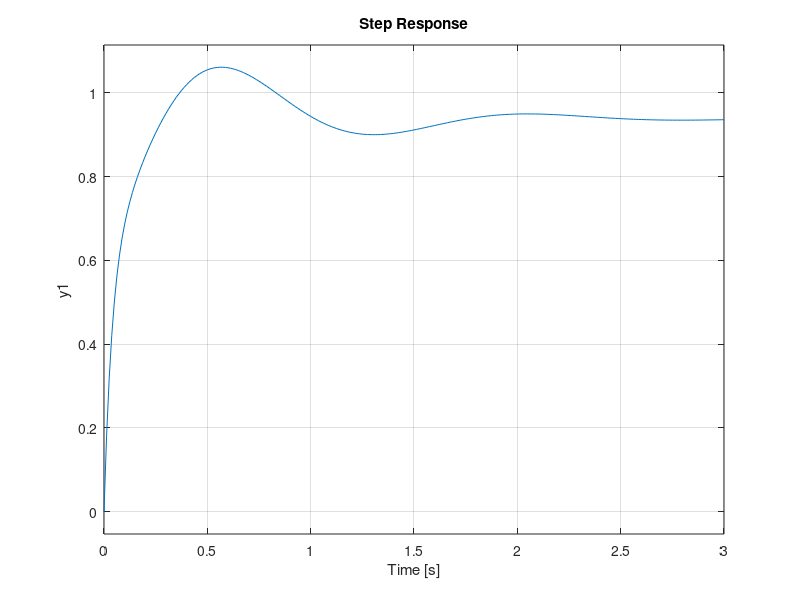

MATLAB code to generate this figure: (Note: this script raises an error after producing the figure.)
long_poles = [
   1.836*exp(1j*(pi - acos(0.441))),
   1.836*exp(1j*(pi + acos(0.441))),
   0.123*exp(1j*(pi + acos(0.066))),
   0.123*exp(1j*(pi - acos(0.066))),
   ];

lat_poles = [
   -1/0.2495,
   1.519*exp(1j*(pi + acos(0.15))),
   1.519*exp(1j*(pi - acos(0.15))),
   1/42.6,
   ];

% my vals
E_theta = -tf([2.6855, 2.4735, 0.0903], real(poly(long_poles)));
E_Nz = -tf([0.0139, 0.0694, 0.4066, 0.0244, 0], real(poly(long_poles)));
R_r = -tf([1.8899, 6.5343, 2.6795, -0.5732], real(poly(lat_poles)));
A_Ptch = -tf([5.084, 2.9062, 12.0011], real(poly(lat_poles)));

lag_e = tf(1, [0.1, 1]);
lag_a = tf(1, [0.05, 1]);
lag_r = tf(1, [0.25, 1]);


% % given vals
% E_theta = -tf([2.637, 2.475, 0.0607], real(poly(long_poles)));
% E_Nz = -tf([0.0139, 0.0693, 0.4071, 0.0242, 0], real(poly(long_poles)));
% R_r = -tf([2.0959, 6.0649, 3.565, -1.1943], real(poly(lat_poles)));
% A_Ptch = -tf([4.748, 2.957, 11.16], real(poly(lat_poles)));

% figure
% hold on;
% step(E_theta);
% rlocus(-lag_e*E_theta);
% plot_req(0.4, 1);
% hold off
% step(E_Nz);
% step(R_r);
% step(A_Ptch);
figure

sys = E_Nz;

s = tf('s');
kp = 120;
ki = 0;
kd = 0.;
K = kp + ki/s;


step(feedback(-K*lag_e*sys, 1), 3)
stepinfo(feedback(-K*lag_e*sys, 1))
plot_c_star(0.95)

plot_long_rlocus(-lag_e*sys,K)

function plot_c_star(k)
[cst,cslo,csup] = csenv(k);

% figure
hold on;
plot(cst, cslo, "Color","b");
plot(cst, csup, "Color","b");
end

function plot_long_rlocus(sys, K)
s =  tf('s');
figure
hold on
% phugoid
subplot(1, 2, 1);
rlocus(K*sys)
hold on
r = rlocus(K*sys, 1);
plot(real(r), imag(r), 'k+')
hold on
plot_req(0.05, 0)
xlim([-0.3, 0.3]);
ylim([-0.3, 0.3]);

% spo
subplot(1, 2, 2);
rlocus(K*sys)
hold on
r = rlocus(K*sys, 1);
plot(real(r), imag(r), 'k+')
hold on
plot_req(0.4, 1)
xlim([-1.3, 0]);
ylim([-4, 4]);

end

function plot_lat_rlocus(sys, kp, ki)
s =  tf('s');
K = kp + ki/s;

figure
hold on
% dutch-roll
subplot(1, 3, 1);
rlocus(K*sys)
hold on
r = rlocus(K*sys, 1);
plot(real(r), imag(r), 'k+')
hold on
plot_req(0.4, 0.4)
xlim([-0.3, 0.3]);
ylim([-0.3, 0.3]);

% Roll-subsidance
subplot(1, 3, 2);
rlocus(K*sys)
hold on
r = rlocus(K*sys, 1);
plot(real(r), imag(r), 'k+')
hold on
plot_req(0.8, 1)
xlim([-1.3, 0]);
ylim([-4, 4]);

% spiral
subplot(1, 3, 3);
rlocus(K*sys)
hold on
r = rlocus(K*sys, 1);
plot(real(r), imag(r), 'k+')
hold on
plot_req(0, log(2)/20)
xlim([-1.3, 0]);
ylim([-4, 4]);

end

function plot_req(zeta, wn)
theta = linspace(0, 2*pi, 100);
x = wn*cos(theta);
y = wn*sin(theta);
hold on;
plot(x, y, "Color","r");
r = linspace(0, 1000, 2);
rx = -r*zeta;
ry = r/sqrt(1-zeta^2);
plot(rx, ry, "Color","b");
end




